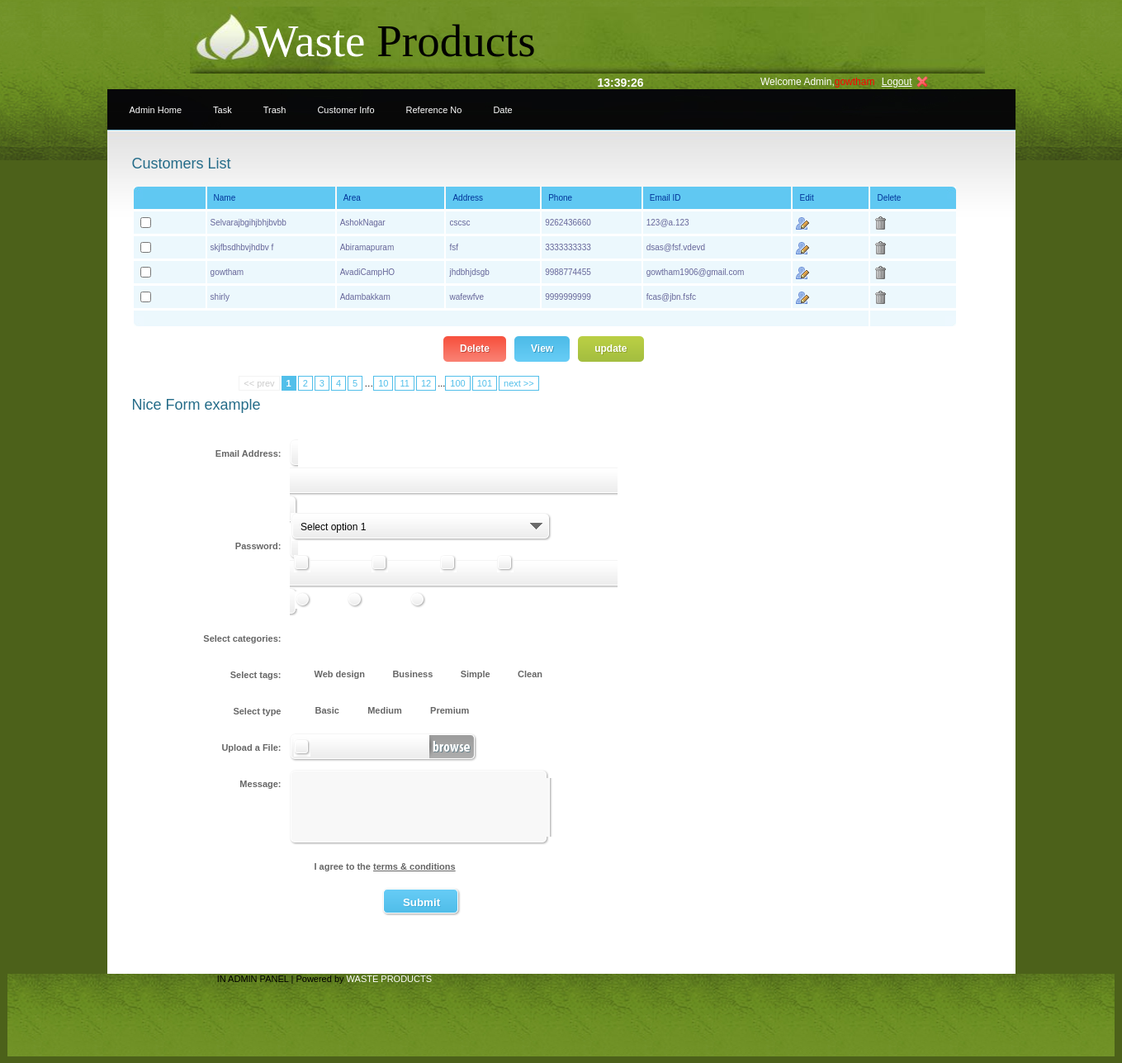
Screenshot of /adminpanel/login.php (signed in) with the database file from the repository.
### tables this page shows
CREATE TABLE IF NOT EXISTS `registration` (
  `name_id` int(255) NOT NULL AUTO_INCREMENT,
  `name` varchar(50) NOT NULL,
  `area` varchar(50) NOT NULL,
  `address` varchar(5000) NOT NULL,
  `phone` varchar(12) NOT NULL,
  `email_id` varchar(50) NOT NULL,
  `password` varchar(50) NOT NULL,
  PRIMARY KEY (`name_id`)
);

### adminpanel/login.php (the view, shortened to what this page needs)
<?php
$sql = "SELECT * FROM registration";
$result=mysql_query($sql);
?>
<table id="rounded-corner" align="center">
    <h2 >Customers List</h2>
	<thead>
    	<tr>
        	<th scope="col" class="rounded-company"></th>
            <th scope="col" class="rounded">Name</th>
            <th scope="col" class="rounded">Area</th>
            <th scope="col" class="rounded">Address</th>
			<th scope="col" class="rounded">Phone</th>
            <th scope="col" class="rounded">Email ID</th>
            <th scope="col" class="rounded">Edit</th>
            <th scope="col" class="rounded-q4">Delete</th>
        </tr>
    </thead>
	<tfoot>
    	<tr>
        	<td colspan="7" class="rounded-foot-left"></td>
        	<td class="rounded-foot-right">&nbsp;</td>
        </tr>
    </tfoot>
<?php
while($row=mysql_fetch_array($result))
{
$name = $row['name'];
$area = $row['area'];
$address = $row['address'];
$phone = $row['phone'];
$email_id = $row['email_id'];
echo" <tbody>
    	<tr>
        	<td><input type=checkbox name=/></td>
            <td>".$name."</td>
            <td>".$area."</td>
            <td>".$address."</td>
            <td>".$phone."</td>
			<td>".$email_id."</td>
            <td><a href=#><img src=images/user_edit.png  title=edit border=0 /></a></td>
            <td><a href=# class=ask><img src=images/trash.png  title=delete border=0/></a></td>
        </tr>
    </tbody>";
}
?>
   </table>
	 <a href="#" class="bt_green"><span class="bt_green_lft"></span><strong>update</strong><span class="bt_green_r"></span></a>
     <a href="#" class="bt_blue"><span class="bt_blue_lft"></span><strong>View</strong><span class="bt_blue_r"></span></a>
     <a href="#" class="bt_red"><span class="bt_red_lft"></span><strong>Delete</strong><span class="bt_red_r"></span></a>
        <div class="pagination">
        <span class="disabled"><< prev</span><span class="current">1</span><a href="">2</a><a href="">3</a><a href="">4</a><a href="">5</a>…<a href="">10</a><a href="">11</a><a href="">12</a>...<a href="">100</a><a href="">101</a><a href="">next >></a>
        </div>
     <h2>Nice Form example</h2>
         <div class="form">
         <form action="" method="post" class="niceform">
                <fieldset>
                    <dl>
                        <dt><label for="email">Email Address:</label></dt>
                        <dd><input type="text" name="" id="" size="54" /></dd>
                    </dl>
                    <dl>
                        <dt><label for="password">Password:</label></dt>
                        <dd><input type="text" name="" id="" size="54" /></dd>
                    </dl>
                    <dl>
                        <dt><label for="gender">Select categories:</label></dt>
                        <dd>
                        </dd>
                    </dl>
                    <dl>
                        <dt><label for="interests">Select tags:</label></dt>
                        <dd>
                            <input type="checkbox" name="interests[]" id="" value="" /><label class="check_label">Web design</label>
                            <input type="checkbox" name="interests[]" id="" value="" /><label class="check_label">Business</label>
                            <input type="checkbox" name="interests[]" id="" value="" /><label class="check_label">Simple</label>
                            <input type="checkbox" name="interests[]" id="" value="" /><label class="check_label">Clean</label>
                        </dd>
                    </dl>
                    <dl>
                        <dt><label for="color">Select type</label></dt>
                        <dd>
                            <input type="radio" name="type" id="" value="" /><label class="check_label">Basic</label>
                            <input type="radio" name="type" id="" value="" /><label class="check_label">Medium</label>
                            <input type="radio" name="type" id="" value="" /><label class="check_label">Premium</label>
                        </dd>
                    </dl>
                    <dl>
                        <dt><label for="upload">Upload a File:</label></dt>
                        <dd><input type="file" name="upload" id="upload" /></dd>
                    </dl>
                    <dl>
                        <dt><label for="comments">Message:</label></dt>
                        <dd><textarea name="comments" id="comments" rows="5" cols="36"></textarea></dd>
                    </dl>
                    <dl>
                        <dt><label></label></dt>
                        <dd>
                            <input type="checkbox" name="interests[]" id="" value="" /><label class="check_label">I agree to the <a href="#">terms &amp; conditions</a></label>
                        </dd>
                    </dl>
                     <dl class="submit">
                    <input type="submit" name="submit" id="submit" value="Submit" />
                     </dl>
                </fieldset>
         </form>
         </div>

### adminpanel/niceforms-default.css (style rules this page uses)
.form { width:600px; float:left; clear:both; }
fieldset { border:none; clear:both; }
label { font-size:11px; font-weight:bold; color:#666; }
label a { font-size:11px; font-weight:bold; color:#666; }
dl { clear:both; width:600px; }
dl.submit { clear:both; width:500px; text-align:center; padding:0 0 0 90px; }
dt { float:left; text-align:right; width:170px; line-height:34px; padding:0 10px 10px 0; }
dd { float:left; width:400px; margin:0 0 10px 0; }
label.check_label { padding:0 0 0 10px; line-height:32px; }
.NFText { border:none; vertical-align:middle; font:12px/15px Arial, Helvetica, sans-serif; background:none; float:left; }
.NFButton { width:auto; height:34px; padding:0 15px; font-weight:bold; background:url(img/button.gif) repeat-x 0 0; cursor:pointer; border:none;color:#FFFFFF; text-shadow:1px 1px #45add8;vertical-align:middle; }
.NFTextarea { border:none; background:none; font:12px/12px Arial, Helvetica, sans-serif; margin:0; }
select, input, textarea, button { outline:none; resize:none; }

### rows the page displays
registration: name "Selvarajbgihjbhjbvbb", area "AshokNagar", address "cscsc", phone "9262436660", email "123@a.123"
registration: name "skjfbsdhbvjhdbv f", area "Abiramapuram", address "fsf", phone "3333333333", email "dsas@fsf.vdevd"
registration: name "gowtham", area "AvadiCampHO", address "jhdbhjdsgb", phone "9988774455", email "gowtham1906@gmail.com"
registration: name "shirly", area "Adambakkam", address "wafewfve", phone "9999999999", email "fcas@jbn.fsfc"
